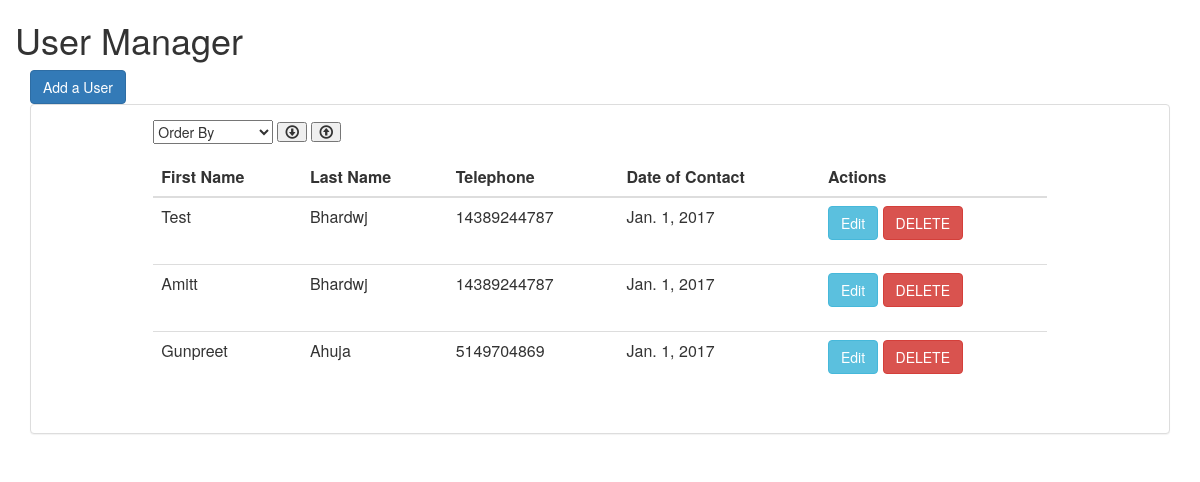
The page / on the database its author committed.
### crud/models.py (models this page shows, shortened)
class CRUD(models.Model):
    first_name = models.CharField(max_length=30,blank=False, null=False)
    last_name = models.CharField(max_length=30,blank=False, null=False)
    phone_regex = RegexValidator(regex=r'^\+?1?\d{9,15}$', message="Phone number must be entered in the format: '+999999999'. Up to 15 digits allowed.")
    telephone = models.CharField(validators=[phone_regex], max_length=15,blank=False, null=False)
    date_of_contact = models.DateField(auto_now=False,auto_now_add=False)

### crud/views.py (the view)
# urls.py: url(r'^$', CRUDList.as_view(), name='CRUD_list'),
class CRUDList(ListView):
    model = CRUD
    def get_queryset(self):
        result = super(CRUDList, self).get_queryset()
        category = self.request.GET.get('category')
        if category:
            if self.request.GET:
                if self.request.GET.get('asc'):
                    result = CRUD.objects.order_by(category)
                elif self.request.GET.get('desc'):
                   result = CRUD.objects.order_by('-'+category)
        return result

### templates/crud/crud_list.html (shortened to what this page needs)
{% extends "crud/base.html" %}
{% block content%}
    <div class="row">
        <h1>User Manager</h1>
            <div class="col-sm-12">
                    <a href="{% url 'crud:CRUD_create' %}" class="btn btn-primary" >Add a User</a>
                    <br>
                        <div class="panel panel-default">
                            <div class="panel-body">
                                {% if crud_list %}
                                    <div class=" col-sm-offset-1 col-sm-10">
                                            <form action="" method="GET">
                                                <select name="category">
                                                    <option value="" disabled selected>Order By</option>
                                                </select>
                                                <button class="glyphicon glyphicon-download" name="asc" value="asc" type="submit"></button>
                                                <button class="glyphicon glyphicon-upload" name="desc" value="desc" type="submit"></button>
                                            </form>
                                {% endif %}
                                <table class="table">
                                    <thead>
                                        <tr>
                                            <th>First Name</th>
                                            <th>Last Name</th>
                                            <th>Telephone</th>
                                            <th>Date of Contact</th>
                                            <th>Actions</th>
                                        </tr>
                                    </thead>
                                    <tbody>
                                        {% for user in crud_list %}
                                            <tr>
                                                <td>{{ user.first_name }}</td>
                                                <td>{{ user.last_name }}</td>
                                                <td>{{ user.telephone }}</td>
                                                <td>{{ user.date_of_contact }}</td>
                                                <td>
                                                        <form method="POST" action="{% url 'crud:CRUD_delete' user.pk %}">
                                                                <a href="{% url 'crud:CRUD_edit' user.pk %}" class="btn btn-info" >Edit</a>
                                                                {% csrf_token %}<input type="submit" value="DELETE" class="btn btn-danger">
                                                             </form>
                                                </td>
                                            </tr>
                                        {% endfor %}
                                    </tbody>
                                </table>
                            </div>
                        </div>
                    </div>
                </div>
{% endblock%}

### templates/crud/base.html (shortened to what this page needs)
<html>
    <head>
        <link rel="stylesheet" href="https://maxcdn.bootstrapcdn.com/bootstrap/3.3.7/css/bootstrap.min.css">
    </head>
    <body>
        <div class="container">
            {% block content %}
            {% endblock%}
        </div>
    </body>
</html>

### rows shown on the page
CRUD: first_name "Test", last_name "Bhardwj", telephone "14389244787", date_of_contact "Jan. 1, 2017"
CRUD: first_name "Amitt", last_name "Bhardwj", telephone "14389244787", date_of_contact "Jan. 1, 2017"
CRUD: first_name "Gunpreet", last_name "Ahuja", telephone "5149704869", date_of_contact "Jan. 1, 2017"
